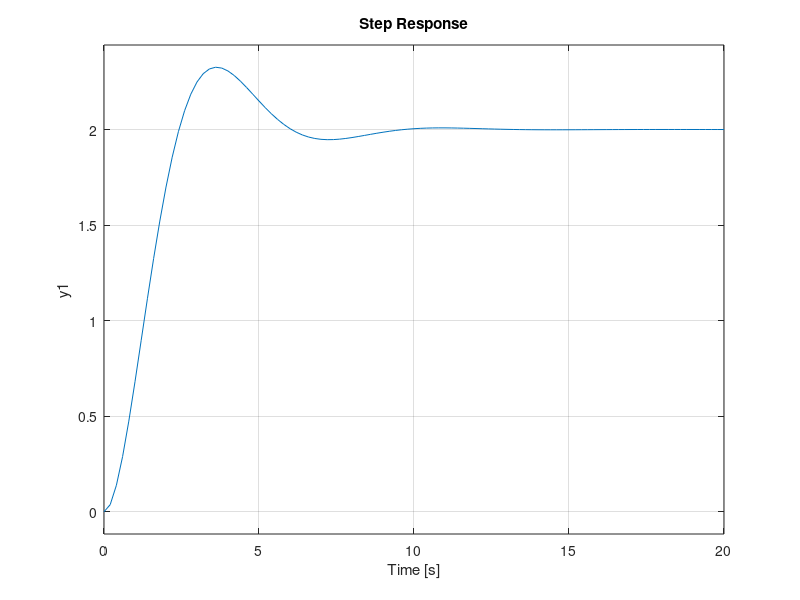

The MATLAB script that drew this image:
h=tf([1],[1 1 1]);
step(h)

i=tf([1],[1 2 1]);
hold on
step(i)

j=tf([1],[2 1 1]);
step(j)

k=tf([1],[2 2 1]);
step(k)

l=tf([2],[1 1 1]);
step(l)